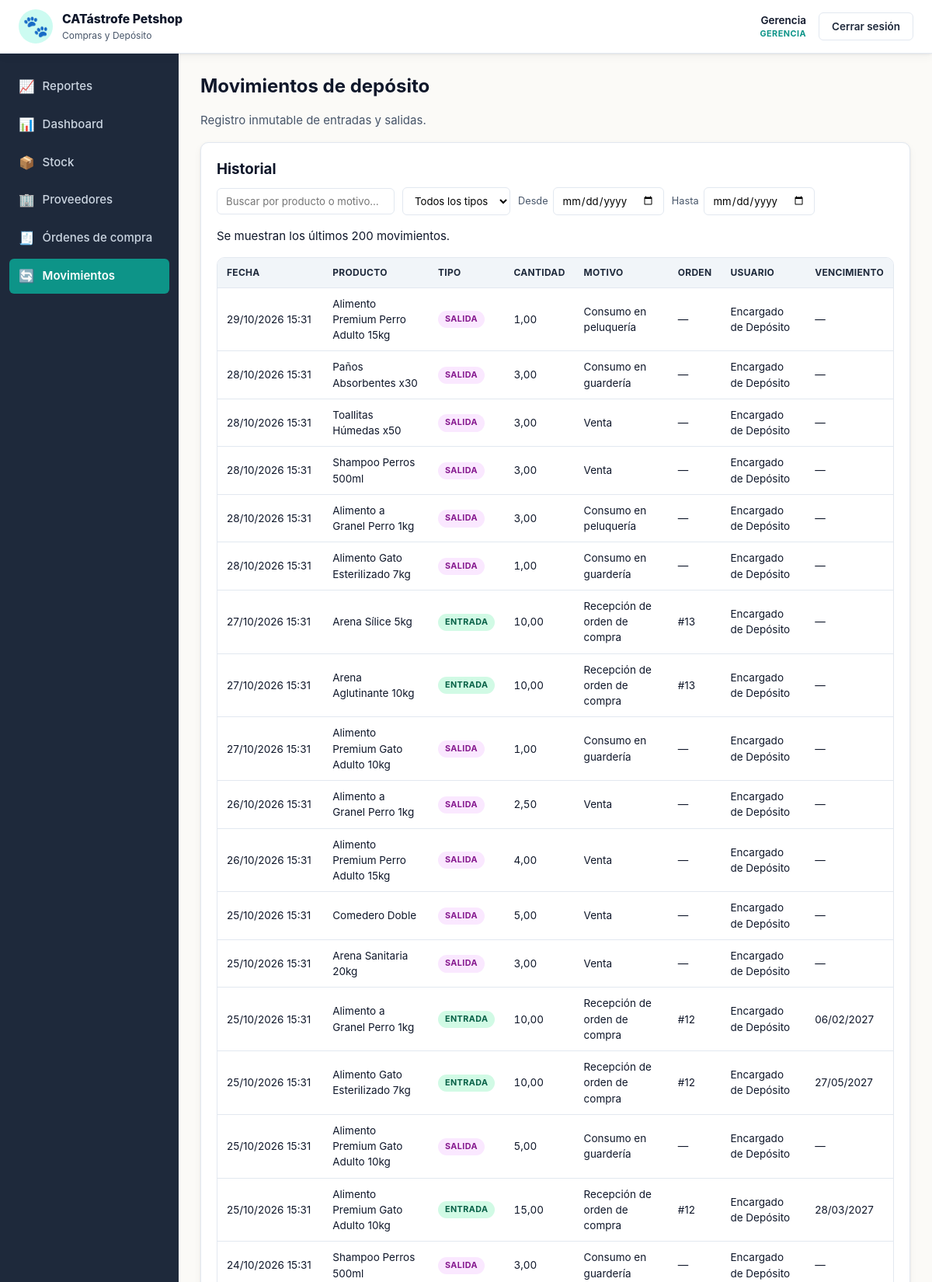
Screenshot of /views/movimientos.php (signed in, upper part) with the database file from the repository.
### tables this page shows
CREATE TABLE movimientos_deposito (
    id                 INT AUTO_INCREMENT PRIMARY KEY,
    producto_id        INT NOT NULL,
    usuario_id         INT NOT NULL,
    motivo_id          INT NOT NULL,
    orden_id           INT NULL,
    tipo               ENUM('entrada','salida') NOT NULL,
    cantidad           DECIMAL(10,2) NOT NULL,
    fecha_vencimiento  DATE NULL,
    fecha              DATETIME NOT NULL DEFAULT CURRENT_TIMESTAMP,
    CONSTRAINT fk_mov_prod  FOREIGN KEY (producto_id) REFERENCES productos(id)           ON DELETE RESTRICT,
    CONSTRAINT fk_mov_user  FOREIGN KEY (usuario_id)  REFERENCES usuarios(id)            ON DELETE RESTRICT,
    CONSTRAINT fk_mov_mot   FOREIGN KEY (motivo_id)   REFERENCES motivos_movimiento(id)  ON DELETE RESTRICT,
    CONSTRAINT fk_mov_orden FOREIGN KEY (orden_id)    REFERENCES ordenes_compra(id)      ON DELETE RESTRICT,
    CONSTRAINT chk_mov_cant CHECK (cantidad > 0)
);

CREATE TABLE productos (
    id              INT AUTO_INCREMENT PRIMARY KEY,
    categoria_id    INT NOT NULL,
    proveedor_id    INT NOT NULL,
    nombre          VARCHAR(120) NOT NULL,
    descripcion     TEXT,
    stock_actual    DECIMAL(10,2) NOT NULL DEFAULT 0,
    stock_minimo    DECIMAL(10,2) NOT NULL DEFAULT 0,
    stock_maximo    DECIMAL(10,2) NOT NULL DEFAULT 0,
    unidad_medida   VARCHAR(20) NOT NULL DEFAULT 'unidad',
    activo          TINYINT(1) NOT NULL DEFAULT 1,
    CONSTRAINT fk_prod_cat  FOREIGN KEY (categoria_id) REFERENCES categorias(id) ON DELETE RESTRICT,
    CONSTRAINT fk_prod_prov FOREIGN KEY (proveedor_id) REFERENCES proveedores(id) ON DELETE RESTRICT,
    CONSTRAINT chk_prod_stock_actual CHECK (stock_actual >= 0),
    CONSTRAINT chk_prod_stock_min    CHECK (stock_minimo >= 0),
    CONSTRAINT chk_prod_stock_max    CHECK (stock_maximo >= stock_minimo)
);

CREATE TABLE motivos_movimiento (
    id          INT AUTO_INCREMENT PRIMARY KEY,
    codigo      VARCHAR(40) NOT NULL UNIQUE,
    nombre      VARCHAR(120) NOT NULL,
    tipo        ENUM('entrada','salida') NOT NULL,
    es_sistema  TINYINT(1) NOT NULL DEFAULT 0
);

CREATE TABLE usuarios (
    id              INT AUTO_INCREMENT PRIMARY KEY,
    nombre          VARCHAR(100) NOT NULL,
    usuario         VARCHAR(50)  NOT NULL UNIQUE,
    password_hash   VARCHAR(255) NOT NULL,
    rol             ENUM('encargado','gerencia') NOT NULL DEFAULT 'encargado',
    activo          TINYINT(1) NOT NULL DEFAULT 1,
    fecha_creacion  DATETIME NOT NULL DEFAULT CURRENT_TIMESTAMP
);

CREATE TABLE ordenes_compra (
    id              INT AUTO_INCREMENT PRIMARY KEY,
    proveedor_id    INT NOT NULL,
    usuario_id      INT NOT NULL,
    estado          ENUM('pendiente','recibida','cancelada') NOT NULL DEFAULT 'pendiente',
    fecha_creacion  DATETIME NOT NULL DEFAULT CURRENT_TIMESTAMP,
    fecha_prometida DATE NOT NULL,
    fecha_recepcion DATETIME NULL,
    CONSTRAINT fk_ord_prov FOREIGN KEY (proveedor_id) REFERENCES proveedores(id) ON DELETE RESTRICT,
    CONSTRAINT fk_ord_user FOREIGN KEY (usuario_id)   REFERENCES usuarios(id)    ON DELETE RESTRICT
);

### includes/funciones.php (called while the page is built, shortened)
<?php
function e($v): string
{
    return htmlspecialchars((string)$v, ENT_QUOTES, 'UTF-8');
}

### views/movimientos.php (the view, shortened to what this page needs)
<?php
require_once __DIR__ . '/../config/db.php';
require_once __DIR__ . '/../includes/funciones.php';
$historial = $pdo->query(
    "SELECT m.*, p.nombre AS producto, u.nombre AS usuario, mo.nombre AS motivo,
            o.id AS orden_ref
     FROM movimientos_deposito m
     JOIN productos p ON p.id = m.producto_id
     JOIN usuarios u  ON u.id = m.usuario_id
     JOIN motivos_movimiento mo ON mo.id = m.motivo_id
     LEFT JOIN ordenes_compra o ON o.id = m.orden_id
     ORDER BY m.fecha DESC, m.id DESC
     LIMIT 200"
)->fetchAll();
require __DIR__ . '/../includes/header.php';
?>
<h1>Movimientos de depósito</h1>
<p class="muted mb-3">Registro inmutable de entradas y salidas.</p>
<div class="card">
    <h2>Historial</h2>
    <div data-filtros-container>
        <div class="filters">
            <input type="text" data-filtro="texto" placeholder="Buscar por producto o motivo…">
            <select data-filtro="tipo">
                <option value="">Todos los tipos</option>
            </select>
            <label>Desde <input type="date" data-filtro="desde"></label>
            <label>Hasta <input type="date" data-filtro="hasta"></label>
        </div>
        <p class="hint">Se muestran los últimos 200 movimientos.</p>
        <div class="table-wrap">
            <table class="table" data-filtro-tabla>
                <thead>
                    <tr>
                        <th>Fecha</th><th>Producto</th><th>Tipo</th>
                        <th class="num">Cantidad</th><th>Motivo</th>
                        <th>Orden</th><th>Usuario</th><th>Vencimiento</th>
                    </tr>
                </thead>
                <tbody>
                <?php foreach ($historial as $mv): ?>
                    <tr data-nombre="<?= e($mv['producto'] . ' ' . $mv['motivo']) ?>" data-tipo="<?= e($mv['tipo']) ?>" data-fecha="<?= e(substr((string)$mv['fecha'], 0, 10)) ?>">
                        <td class="nowrap"><?= e(date('d/m/Y H:i', strtotime($mv['fecha']))) ?></td>
                        <td><?= e($mv['producto']) ?></td>
                        <td><span class="badge badge-<?= e($mv['tipo']) ?>"><?= e($mv['tipo']) ?></span></td>
                        <td class="num"><?= e(number_format((float)$mv['cantidad'], 2, ',', '.')) ?></td>
                        <td><?= e($mv['motivo']) ?></td>
                        <td><?= $mv['orden_ref'] ? '#' . (int)$mv['orden_ref'] : '—' ?></td>
                        <td><?= e($mv['usuario']) ?></td>
                        <td><?= $mv['fecha_vencimiento'] ? e(date('d/m/Y', strtotime($mv['fecha_vencimiento']))) : '—' ?></td>
                    </tr>
                <?php endforeach; ?>
                </tbody>
            </table>
        </div>
    </div>
</div>
<?php
require __DIR__ . '/../includes/footer.php';

### assets/css/style.css (style rules this page uses)
:root { --blanco-calido: #fbfaf7; --gris-suave: #f1f5f9; --gris-borde: #e2e8f0; --gris-texto: #475569; --turquesa-900: #0f766e; --turquesa-700: #0d9488; --turquesa-500: #14b8a6; --turquesa-100: #ccfbf1; --verde-700: #059669; --verde-500: #10b981; --verde-100: #d1fae5; --magenta-700: #a21caf; --magenta-500: #d946ef; --magenta-100: #fae8ff; --azul-900: #0f172a; --azul-800: #1e293b; --azul-700: #334155; --ambar-100: #fef3c7; --ambar-500: #f59e0b; --rojo-100: #fee2e2; --rojo-500: #ef4444; --radio: 10px; --radio-sm: 6px; --sombra: 0 1px 3px rgba(15,23,42,.08), 0 4px 12px rgba(15,23,42,.04); --sombra-lg: 0 8px 30px rgba(15,23,42,.12); --fuente: -apple-system, BlinkMacSystemFont, "Segoe UI", Roboto, "Helvetica Neue", Arial, sans-serif; }
* { box-sizing: border-box; }
html, body { margin: 0; padding: 0; font-family: var(--fuente); background: var(--blanco-calido); color: var(--azul-900); font-size: 15px; line-height: 1.5; }
h1, h2, h3 { margin: 0 0 .5em; color: var(--azul-900); font-weight: 700; }
h1 { font-size: 1.6rem; }
h2 { font-size: 1.25rem; }
.card { background: #fff; border-radius: var(--radio); border: 1px solid var(--gris-borde); box-shadow: var(--sombra); padding: 20px; margin-bottom: 20px; }
.table-wrap { overflow-x: auto; border-radius: var(--radio); border: 1px solid var(--gris-borde); background: #fff; }
table.table { width: 100%; border-collapse: collapse; font-size: .9rem; }
table.table th, table.table td { padding: 10px 12px; text-align: left; border-bottom: 1px solid var(--gris-borde); vertical-align: middle; }
table.table th { background: var(--gris-suave); font-weight: 700; color: var(--azul-800); font-size: .8rem; text-transform: uppercase; letter-spacing: .3px; }
.num { text-align: right; font-variant-numeric: tabular-nums; }
.badge { display: inline-block; padding: 3px 9px; border-radius: 999px; font-size: .72rem; font-weight: 700; text-transform: uppercase; letter-spacing: .4px; }
.badge-entrada { background: var(--verde-100); color: #065f46; }
.badge-salida { background: var(--magenta-100);color: #86198f; }
.filters { display: flex; flex-wrap: wrap; gap: 10px; margin-bottom: 16px; align-items: center; }
.filters input[type="text"], .filters input[type="date"], .filters select { padding: 8px 11px; border: 1px solid var(--gris-borde); border-radius: var(--radio-sm); font-family: inherit; font-size: .88rem; background: #fff; }
.filters input[type="text"] { min-width: 220px; }
.filters label { display: inline-flex; align-items: center; gap: 6px; font-size: .85rem; color: var(--gris-texto); }
.muted { color: var(--gris-texto); }
.mb-3 { margin-bottom: 16px; }
.nowrap { white-space: nowrap; }

### rows the page displays
movimientos_deposito: fecha "29/10/2026 15:31", producto.nombre "Alimento Premium Perro Adulto 15kg", tipo "SALIDA", cantidad "1,00", motivo.nombre "Consumo en peluquería", usuario.nombre "Encargado de Depósito"
movimientos_deposito: fecha "28/10/2026 15:31", producto.nombre "Paños Absorbentes x30", tipo "SALIDA", cantidad "3,00", motivo.nombre "Consumo en guardería", usuario.nombre "Encargado de Depósito"
movimientos_deposito: fecha "28/10/2026 15:31", producto.nombre "Toallitas Húmedas x50", tipo "SALIDA", cantidad "3,00", motivo.nombre "Venta", usuario.nombre "Encargado de Depósito"
movimientos_deposito: fecha "28/10/2026 15:31", producto.nombre "Shampoo Perros 500ml", tipo "SALIDA", cantidad "3,00", motivo.nombre "Venta", usuario.nombre "Encargado de Depósito"
movimientos_deposito: fecha "28/10/2026 15:31", producto.nombre "Alimento a Granel Perro 1kg", tipo "SALIDA", cantidad "3,00", motivo.nombre "Consumo en peluquería", usuario.nombre "Encargado de Depósito"
movimientos_deposito: fecha "28/10/2026 15:31", producto.nombre "Alimento Gato Esterilizado 7kg", tipo "SALIDA", cantidad "1,00", motivo.nombre "Consumo en guardería", usuario.nombre "Encargado de Depósito"
movimientos_deposito: fecha "27/10/2026 15:31", producto.nombre "Arena Sílice 5kg", tipo "ENTRADA", cantidad "10,00", motivo.nombre "Recepción de orden de compra", orden "13", usuario.nombre "Encargado de Depósito"
movimientos_deposito: fecha "27/10/2026 15:31", producto.nombre "Arena Aglutinante 10kg", tipo "ENTRADA", cantidad "10,00", motivo.nombre "Recepción de orden de compra", orden "13", usuario.nombre "Encargado de Depósito"
movimientos_deposito: fecha "27/10/2026 15:31", producto.nombre "Alimento Premium Gato Adulto 10kg", tipo "SALIDA", cantidad "1,00", motivo.nombre "Consumo en guardería", usuario.nombre "Encargado de Depósito"
movimientos_deposito: fecha "26/10/2026 15:31", producto.nombre "Alimento a Granel Perro 1kg", tipo "SALIDA", cantidad "2,50", motivo.nombre "Venta", usuario.nombre "Encargado de Depósito"
movimientos_deposito: fecha "26/10/2026 15:31", producto.nombre "Alimento Premium Perro Adulto 15kg", tipo "SALIDA", cantidad "4,00", motivo.nombre "Venta", usuario.nombre "Encargado de Depósito"
movimientos_deposito: fecha "25/10/2026 15:31", producto.nombre "Comedero Doble", tipo "SALIDA", cantidad "5,00", motivo.nombre "Venta", usuario.nombre "Encargado de Depósito"
movimientos_deposito: fecha "25/10/2026 15:31", producto.nombre "Arena Sanitaria 20kg", tipo "SALIDA", cantidad "3,00", motivo.nombre "Venta", usuario.nombre "Encargado de Depósito"
movimientos_deposito: fecha "25/10/2026 15:31", producto.nombre "Alimento a Granel Perro 1kg", tipo "ENTRADA", cantidad "10,00", motivo.nombre "Recepción de orden de compra", orden "12", usuario.nombre "Encargado de Depósito", fecha_vencimiento "06/02/2027"
movimientos_deposito: fecha "25/10/2026 15:31", producto.nombre "Alimento Gato Esterilizado 7kg", tipo "ENTRADA", cantidad "10,00", motivo.nombre "Recepción de orden de compra", orden "12", usuario.nombre "Encargado de Depósito", fecha_vencimiento "27/05/2027"
movimientos_deposito: fecha "25/10/2026 15:31", producto.nombre "Alimento Premium Gato Adulto 10kg", tipo "SALIDA", cantidad "5,00", motivo.nombre "Consumo en guardería", usuario.nombre "Encargado de Depósito"
movimientos_deposito: fecha "25/10/2026 15:31", producto.nombre "Alimento Premium Gato Adulto 10kg", tipo "ENTRADA", cantidad "15,00", motivo.nombre "Recepción de orden de compra", orden "12", usuario.nombre "Encargado de Depósito", fecha_vencimiento "28/03/2027"
movimientos_deposito: fecha "24/10/2026 15:31", producto.nombre "Shampoo Perros 500ml", tipo "SALIDA", cantidad "3,00", motivo.nombre "Consumo en guardería", usuario.nombre "Encargado de Depósito"

### other values shown
$_SESSION['nombre'] "Gerencia"
$_SESSION['rol'] "GERENCIA"
$item['icon'] "📈"
$item['label'] "Reportes"
$item['icon'] "📊"
$item['label'] "Dashboard"
$item['icon'] "📦"
$item['label'] "Stock"
$item['icon'] "🏢"
$item['label'] "Proveedores"
$item['icon'] "🧾"
$item['label'] "Órdenes de compra"
$item['icon'] "🔄"
$item['label'] "Movimientos"
